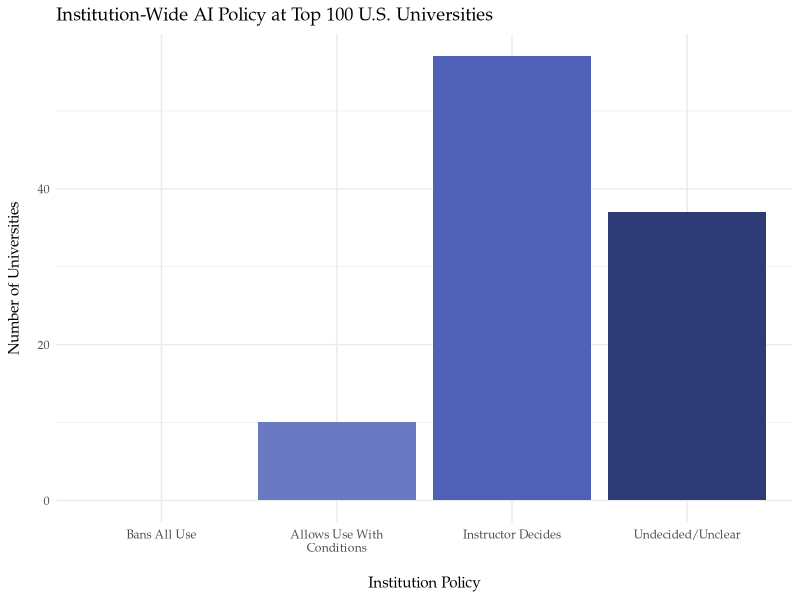
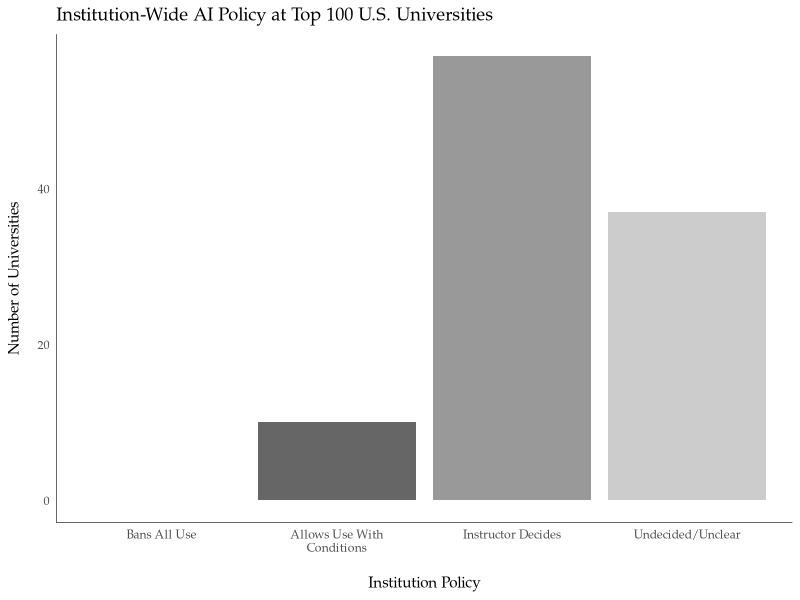
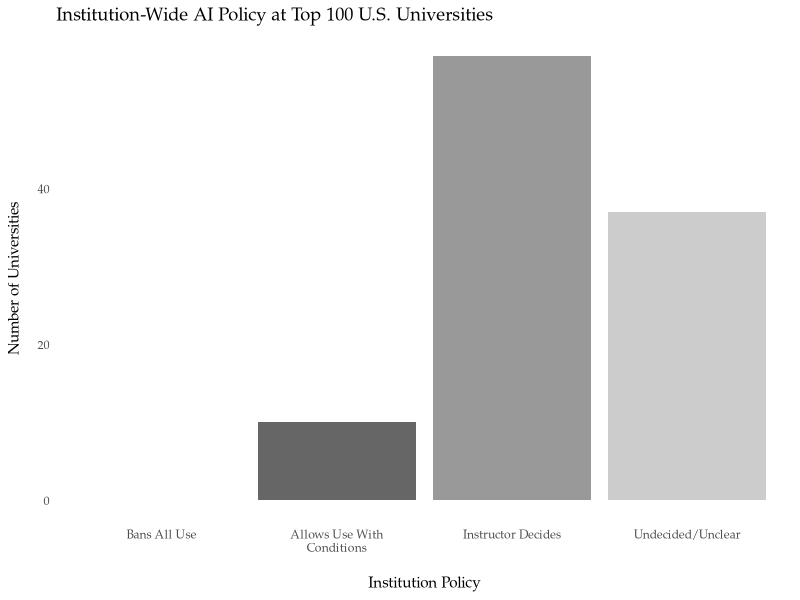
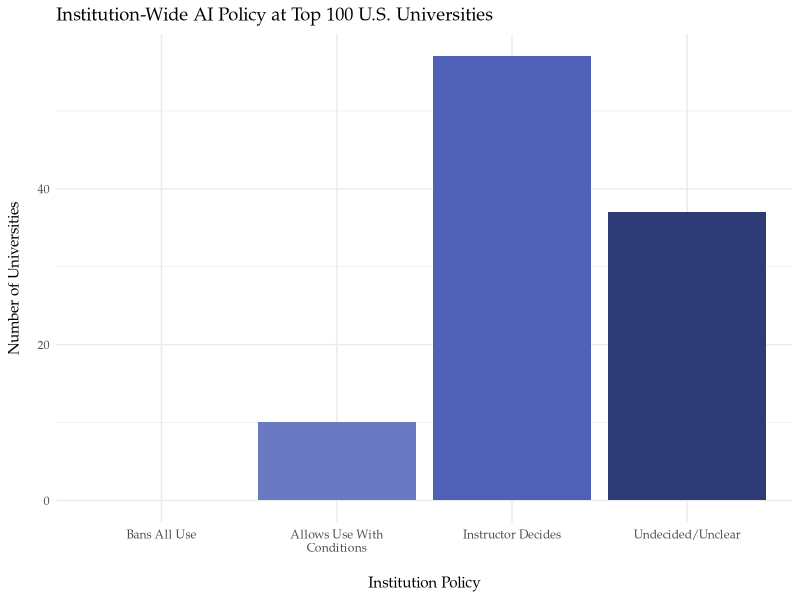
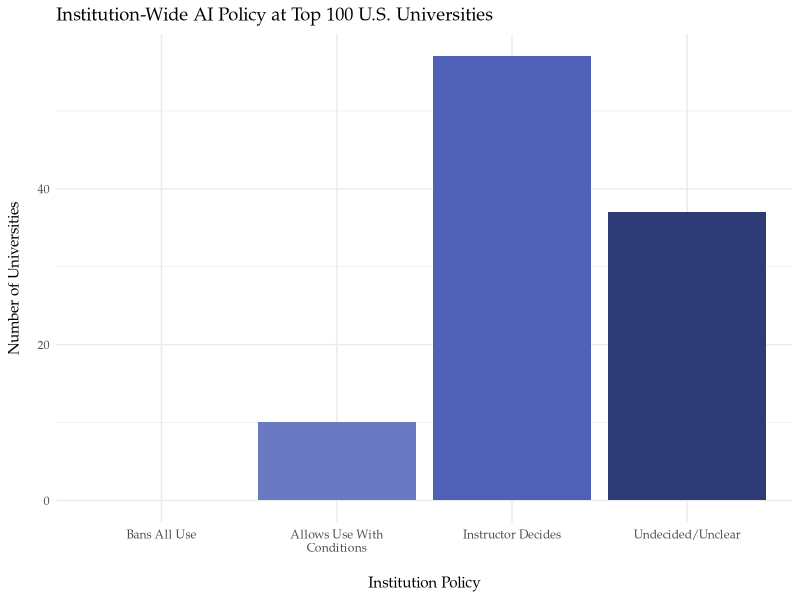
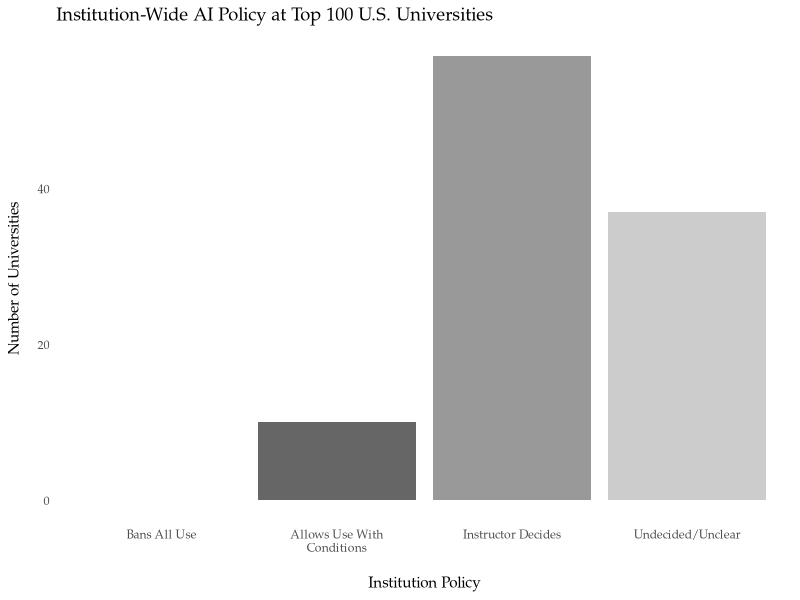
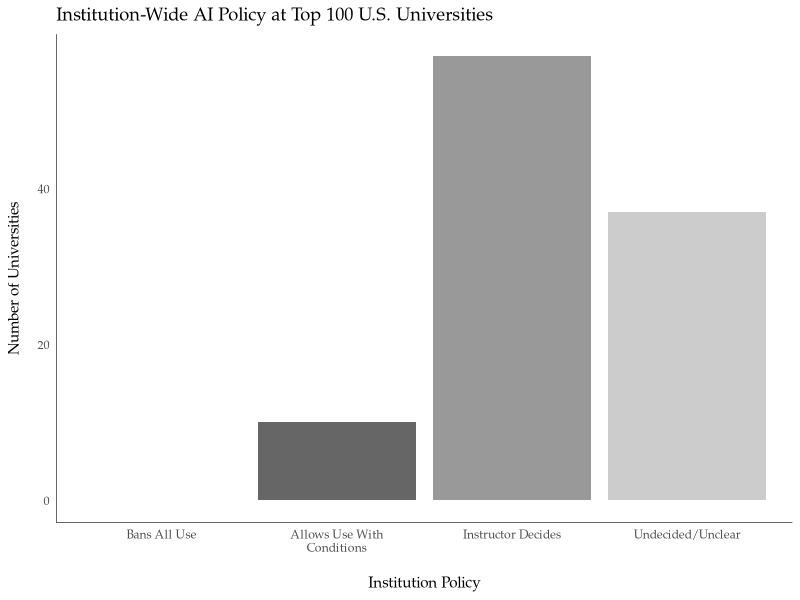

Generate these figures, in order, with R:
## ---- chunk 1
library(tidyverse)
library(stringr)
## ---- chunk 2
# change the colors for TSL style

cols <- c("Bans All Use" = "#ABB4DE", "Allows Use With Conditions"= "#697AC3", "Instructor Decides"= "#4F62B8", "Undecided/Unclear"= "#2F3B75")

b_w <- c("Bans All Use" = "#666666", "Allows Use With Conditions"= "#666666", "Instructor Decides"= "#999999", "Undecided/Unclear"= "#CCCCCC")

policy <- data.frame(Policy = c("Bans All Use", "Instructor Decides", "Allows Use With Conditions", "Undecided/Unclear"),
           Count = c(0, 57, 10, 37),
           order = c(1, 3, 2, 4))
## ---- chunk 3
# ONLINE VERSION IN COLOR

# the geom_text adds the count value on top of each column
# n = 104 cause there are ties in the US News Ranking...
# Can change the figure size - this is just for the render for a higher quality image


color_viz <- policy %>%
  ggplot(aes(x = reorder(Policy, order), y = Count, fill = Policy)) +
  geom_col() +
#  geom_text(aes(label = Count), vjust = -0.5) +
  scale_x_discrete(labels = function(x) str_wrap(x, width = 20)) +
  scale_fill_manual(values = cols, name = "Cylinders") +
  theme_minimal() +
  theme(legend.position = "none",
        axis.title.x = element_text(margin = margin(t = 15)),
        axis.title.y = element_text(margin = margin(r = 10)),
        text = element_text(family = "Palatino")) +
  labs(x = "Institution Policy", y = "Number of Universities", title = "Institution-Wide AI Policy at Top 100 U.S. Universities")

color_viz
## ---- chunk 4
ggsave("ai-professor-policy-color.pdf", plot = color_viz, device = "pdf", width = 8, height = 6)
ggsave("ai-professor-policy-color.png", plot = color_viz, device = "png", width = 8, height = 6)
## ---- chunk 5
# PRINT VERSION IN B&W

# the geom_text adds the count value on top of each column
# n = 104 cause there are ties in the US News Ranking...
# Can change the figure size - this is just for the render for a higher quality image


b_w_no_lines <- policy %>%
  ggplot(aes(x = reorder(Policy, order), y = Count, fill = Policy)) +
  geom_col() +
#  geom_text(aes(label = Count), vjust = -0.5) +
  scale_x_discrete(labels = function(x) str_wrap(x, width = 20)) +
  scale_fill_manual(values = b_w, name = "Cylinders") +
  theme_minimal() +
  theme(legend.position = "none",
        axis.title.x = element_text(margin = margin(t = 15)),
        axis.title.y = element_text(margin = margin(r = 10)),
        panel.grid.major = element_blank(),
        panel.grid.minor = element_blank(),
        text = element_text(family = "Palatino")) +
  labs(x = "Institution Policy", y = "Number of Universities", title = "Institution-Wide AI Policy at Top 100 U.S. Universities")

b_w_axis <- policy %>%
  ggplot(aes(x = reorder(Policy, order), y = Count, fill = Policy)) +
  geom_col() +
#  geom_text(aes(label = Count), vjust = -0.5) +
  scale_x_discrete(labels = function(x) str_wrap(x, width = 20)) +
  scale_fill_manual(values = b_w, name = "Cylinders") +
  theme_minimal() +
  theme(legend.position = "none",
        axis.title.x = element_text(margin = margin(t = 15)),
        axis.title.y = element_text(margin = margin(r = 10)),
        panel.grid.major = element_blank(),
        panel.grid.minor = element_blank(),
        axis.line.x = element_line(colour = "black", linewidth = 0.2),
        axis.line.y = element_line(colour = "black", linewidth = 0.2),
        text = element_text(family = "Palatino")) +
  labs(x = "Institution Policy", y = "Number of Universities", title = "Institution-Wide AI Policy at Top 100 U.S. Universities")

b_w_axis
b_w_no_lines
## ---- chunk 6
ggsave("ai-professor-policy-bw-nolines.pdf", plot = b_w_no_lines, device = "pdf", width = 8, height = 6)

ggsave("ai-professor-policy-bw.pdf", plot = b_w_axis, device = "pdf", width = 8, height = 6)
